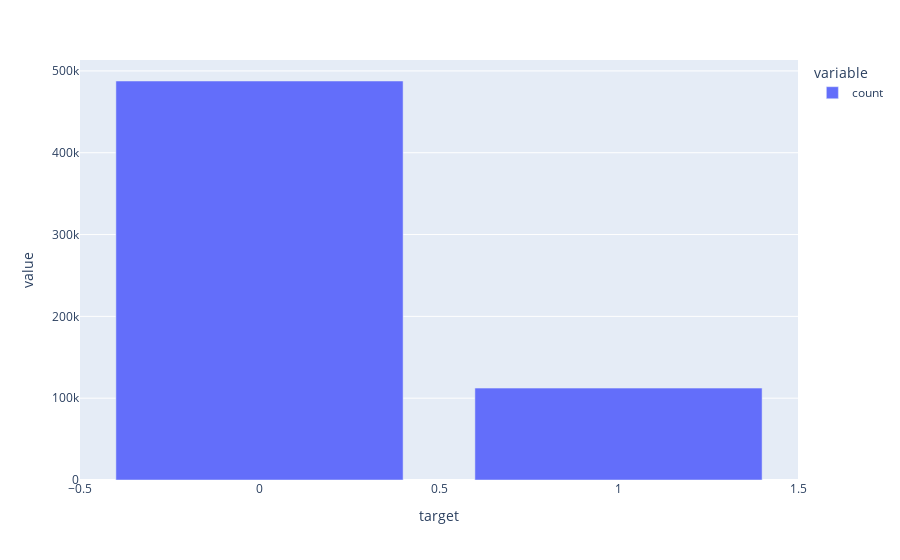

Notebook source saved alongside this figure:
### Code cell
train.target.value_counts().plot(backend='plotly', kind='bar')

### Figure 1 — Plotly figure (JSON) as saved in the notebook; plotly's stock layout.template omitted (floating-point values rounded to 4 significant figures)
{"data": [{"alignmentgroup": "True", "hovertemplate": "variable=count<br>target=%{x}<br>value=%{y}<extra></extra>", "legendgroup": "count", "marker": {"color": "#636efa", "pattern": {"shape": ""}}, "name": "count", "offsetgroup": "count", "orientation": "v", "showlegend": true, "textposition": "auto", "type": "bar", "x": [0, 1], "xaxis": "x", "y": [487677, 112323], "yaxis": "y"}], "layout": {"barmode": "relative", "legend": {"title": {"text": "variable"}, "tracegroupgap": 0}, "margin": {"t": 60}, "xaxis": {"anchor": "y", "domain": [0, 1], "title": {"text": "target"}}, "yaxis": {"anchor": "x", "domain": [0, 1], "title": {"text": "value"}}}}
